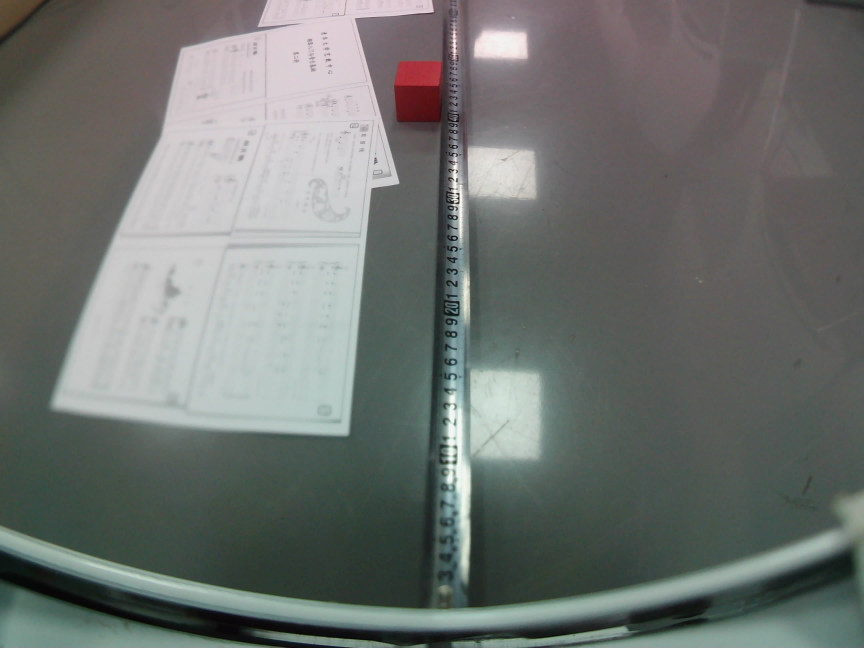
#> input picture 111.jpg, 2592 x 1944 px (shown at 1/3 size)
$ python calib_ruler_profile.py --image ../111.jpg
#> lines starting #> are read from the running program, lines starting #| are printed output that depends on the picture
#> in main, frame is the input picture: shape (1944, 2592, 3); mean B, G, R 111.6, 114.7, 110.5
#| 读入: ../111.jpg  2592x1944
# -*- coding: utf-8 -*-
"""标尺刻度 → 距离公式标定辅助（tools/calib_ruler_profile.py）

为什么需要它
------------
把一张"地上摆着卷尺"的照片变成「像素 ↔ 地面距离」公式，有两条路：

- **凭眼睛在图上画整条横线**（上一版做法）。精度不够，而且**极易把配对搞反**。
  2026-09-25 复核发现：标尺帧上明明标着"70 在最上、2 在最下"，
  分析脚本却把最上面那条当成了 2cm；而当初用来"确认配对"的交比检验对
  反转不变，根本区分不了正反。两者相差 6 倍（349.6px vs 58.7px）。
- **在图上精确点击标尺刻度**（本工具）。每个刻度点一次，带缩放与十字线，
  误差可比画线小一个量级；距离值由点击顺序决定，结构上不可能配反。

本工具还顺手做三件事：
  1. 拟合后直接用**厘米**报残差（不是只报像素），因为最终要的是距离精度；
  2. 同时给"自由射影模型"和"物理相机模型（含畸变）"的结果，看得出畸变
     到底有没有帮忙；
  3. 检查 y 随距离的走向，走向反了会明确报警。

用法
----
    # 交互点击（推荐）：按提示顺序点标尺刻度。**不需要任何已知参数。**
    python tools/calib_ruler_profile.py --image photo.jpg

    # 只关心近段（起跨点要的是近距零点精度）
    python tools/calib_ruler_profile.py --image photo.jpg --dists 2,3,4,5,6,8,10,15,20

    # 已有像素点，只重算拟合
    python tools/calib_ruler_profile.py --image photo.jpg --px "1200,1819;1210,1401" \
        --dists 2,10 --fit-only

不需要猜任何东西
----------------
**刻度平面高度、俯角、零点偏移三个量全部由拟合解出**，不要再传"高度大概
34.5、卷尺大概厚 1cm"这类猜测值当默认——那只会给出一个看着确定、其实建立
在猜测上的数。实测（合成数据 + 2px 点击噪声）：三个量都解得出来，
零点偏移只飘 ±0.16cm。

两条现场口径（工具已自动处理，写在这里免得再踩）
------------------------------------------------
**① 卷尺零点压在机器人脚尖上。** 光心的地面投影点现场根本找不到，不要让人
去测它——解出来的"零点偏移"就是「脚尖 → 光心地面投影」的纵向距离。

⚠ `core/ground_homography.py` 的 `CAMERA_TO_BODY_FORWARD_CM = 4.0` 是**仿真参数**，
不是实测值，不能拿它当这个偏移的真值对照。

**② 刻度印在卷尺上表面，比地面高约 1cm**，所以刻度点**不是地面点**。
工具解出的是「光心离**刻度平面**的高度」——卷尺厚度与相机高度在模型里只以
差值出现，**永远分不开**，所以不必也不能分开给。要量**地面**目标时还得把
卷尺厚度加回去，影响约 λ/h 的比例（40cm 约 1cm，2cm 仅 0.06cm，对起跨点无所谓）。

⚠ 零点偏移在自由射影模型下**不可辨识**（`y=(a+bd)/(c+d)` 对 d 平移不变，
实测偏移 ±10cm 残差一字不变），只有物理模型解得出来。

交互
----
    左键   记录当前待点的刻度
    滚轮   以光标为中心缩放（点刻度必须放大，否则差几个像素）
    右键拖动 / 方向键   平移
    n 跳过当前刻度   u 撤销   r 重置
    f 拟合并打印     s 保存 JSON    q/ESC 退出
"""

import argparse
import json
import os
import sys
from datetime import datetime

if __package__ in (None, ""):
    sys.path.insert(0, os.path.dirname(os.path.dirname(os.path.abspath(__file__))))

import cv2
import numpy as np

from core.camera_config import CAMERA_DISTORTION, CAMERA_INTRINSIC
from core.paths import RESULT_DIR

DEFAULT_OUT = os.path.join(RESULT_DIR, "ruler_profile.json")
#: 默认刻度序列：近段密（起跨点看的就是近段），远段疏
DEFAULT_DISTS = [2, 3, 4, 5, 6, 8, 10, 12, 15, 20, 25, 30]

WIN_W, WIN_H = 1280, 900
MAG_SIZE = 300            # 放大镜面板边长（显示像素），内部是 120x120 原生像素


# =====================================================================
# 拟合
# =====================================================================

def _ls(fun, x0, **kw):
    from scipy.optimize import least_squares
    return least_squares(fun, x0, **kw)


# [381 lines left out: functions fit_mobius, inv_mobius, phys_y, inv_phys, fit_phys, fit_all and 5 more, not called in this run]


# =====================================================================
# 交互
# =====================================================================

class RulerClicker:
    """带缩放/平移的刻度点击器（缩放着实必要：刻度是细线，不放大点不准）

    2026-09-25 修四个 bug：
    1. `elif event == MOUSEMOVE and self.drag` 写在 `if event == MOUSEMOVE`
       之后 -> 右键拖动平移是**死代码**，根本不能用。现在合并进同一分支。
    2. 视图矩形允许超出图像（clip 上限是 2 倍图宽），且不夹紧 -> 显示被拉伸
       变形，坐标读出还能超出图像（实测出现过 y=2189 > 1944）。现在 clamp_view
       保证矩形始终在图内、且与窗口同比例。
    3. 窗口固定 1280x900 而图是 2592x1944（宽高比不同）-> 一开局画面就已经
       横向拉伸 6.7%。现在显示高度按图的比例算。
    4. docstring 写了"方向键平移"但没实现 -> 现在补上（含 Windows/Linux 两种
       扩展键码），并加 +/- 缩放与 0 复位。
    """

    #: 方向键的扩展键码（Windows 与 Linux 两套都收）
    _ARROWS = {
        2424832: (-1, 0), 2490368: (0, 1), 2555904: (1, 0), 2621440: (0, -1),
        0xFF51: (-1, 0), 0xFF52: (0, -1), 0xFF53: (1, 0), 0xFF54: (0, 1),
    }

    def __init__(self, frame, dists, out_path, image_path=None, pitch=None,
                 lock_height=None, ruler_thickness=None, drop=None):
#> called with out_path = 'archive/result/ruler_profile.json', image_path = '../111.jpg'
        self.img = frame
        self.h, self.w = frame.shape[:2]
#> self.h = 1944; self.w = 2592
        self.dists = list(dists)
        self.out_path = out_path
        self.image_path = image_path
        self.pitch = pitch
        self.lock_height = lock_height
        self.ruler_thickness = ruler_thickness
        self.drop = list(drop) if drop else []
        self.points = []          # [(d_cm, x_px, y_px)]
        self.skipped = []
        self.i = 0
        # 显示高度跟着图的比例走，避免拉伸变形
        self.aspect = self.w / float(self.h)
#> self.aspect = 1.33
        self.win_h = int(round(WIN_W / self.aspect))
#> self.win_h = 960
        self.win = "calib_ruler_profile"
        self.cursor = None
        self.drag = None
        self.reset_view()

    # ---- 视口 ----
    def reset_view(self):
        self.vw = float(self.w)
#> self.vw = 2592
        self.vh = float(self.h)
#> self.vh = 1944
        self.x0 = 0.0
        self.y0 = 0.0
        self.clamp_view()

    def clamp_view(self):
        """视口必须留在图内，且与窗口同比例（否则 resize 会拉伸变形）"""
        self.vw = float(np.clip(self.vw, 24.0, float(self.w)))
        self.vh = self.vw / self.aspect
        if self.vh > self.h:
            self.vh = float(self.h)
            self.vw = self.vh * self.aspect
        self.x0 = float(np.clip(self.x0, 0.0, self.w - self.vw))
#> self.x0 = 0
        self.y0 = float(np.clip(self.y0, 0.0, self.h - self.vh))
#> self.y0 = 0

    def to_native(self, u, v):
        return (self.x0 + u * self.vw / WIN_W,
                self.y0 + v * self.vh / self.win_h)

    def to_disp(self, x, y):
        return ((x - self.x0) * WIN_W / self.vw,
                (y - self.y0) * self.win_h / self.vh)

    # [41 lines left out: functions zoom, pan, on_mouse, record, not called in this run]

    # ---- 绘制 ----
    def render(self):
        cx0, cy0 = int(round(self.x0)), int(round(self.y0))
#> cx0 = 0; cy0 = 0
        cx1 = min(self.w, int(round(self.x0 + self.vw)))
#> cx1 = 2592
        cy1 = min(self.h, int(round(self.y0 + self.vh)))
#> cy1 = 1944
        if cx1 <= cx0 or cy1 <= cy0:
            return False
        crop = self.img[cy0:cy1, cx0:cx1]
        # 视口与窗口同比例，所以这一步不会拉伸
        vis = cv2.resize(crop, (WIN_W, self.win_h),
                         interpolation=cv2.INTER_NEAREST)

        for d, px, py in self.points:
            u, v = self.to_disp(px, py)
            cv2.drawMarker(vis, (int(u), int(v)), (0, 255, 0),
                           cv2.MARKER_CROSS, 26, 2)
            cv2.putText(vis, f"{d:.0f}", (int(u) + 12, int(v) - 10),
                        cv2.FONT_HERSHEY_SIMPLEX, 0.7, (0, 255, 0), 2)

        if self.cursor:
            u, v = self.cursor
            nx, ny = self.to_native(u, v)
            cv2.line(vis, (u, 0), (u, self.win_h), (0, 200, 255), 1)
            cv2.line(vis, (0, v), (WIN_W, v), (0, 200, 255), 1)
            cv2.putText(vis, f"({nx:.0f},{ny:.0f})  显示 {WIN_W / self.vw:.2f}x"
                             f"  [+/- 缩放  右键拖 0 复位]",
                        (12, self.win_h - 12), cv2.FONT_HERSHEY_SIMPLEX, 0.55,
                        (0, 200, 255), 2)
            # 放大镜：光标处的原生像素常驻放大，缩放不到位也能点准
            M = 60          # 原生半径
            S = MAG_SIZE    # 面板边长（显示像素）
            gx0 = int(np.clip(nx - M, 0, max(0, self.w - 2 * M)))
            gy0 = int(np.clip(ny - M, 0, max(0, self.h - 2 * M)))
            patch = self.img[gy0:gy0 + 2 * M, gx0:gx0 + 2 * M]
            if patch.size:
                mag = cv2.resize(patch, (S, S), interpolation=cv2.INTER_NEAREST)
                # 光标在该 patch 里的位置（不是永远正中，边缘时不撒谎）
                cu = int((nx - gx0) / (2 * M) * S)
                cv_disp = int((ny - gy0) / (2 * M) * S)
                cv2.line(mag, (cu, 0), (cu, S), (0, 200, 255), 1)
                cv2.line(mag, (0, cv_disp), (S, cv_disp), (0, 200, 255), 1)
                ox, oy = WIN_W - S - 10, self.win_h - S - 10
                vis[oy:oy + S, ox:ox + S] = mag
                cv2.rectangle(vis, (ox, oy), (ox + S, oy + S), (0, 200, 255), 2)

        if self.i < len(self.dists):
            tip = (f"click #{self.i + 1}: d = {self.dists[self.i]:.0f} cm  |  "
                   f"wheel or +/- zoom   right-drag pan   0 reset")
        else:
            tip = "all ticks clicked  |  f fit  s save  u undo  0 reset"
        cv2.putText(vis, tip, (12, 28), cv2.FONT_HERSHEY_SIMPLEX, 0.62,
                    (0, 255, 255), 2)
        cv2.putText(vis, f"n skip  u undo  r reset  f fit  s save  q quit "
                         f"({len(self.points)} pts)",
                    (12, 54), cv2.FONT_HERSHEY_SIMPLEX, 0.55, (0, 255, 255), 1)
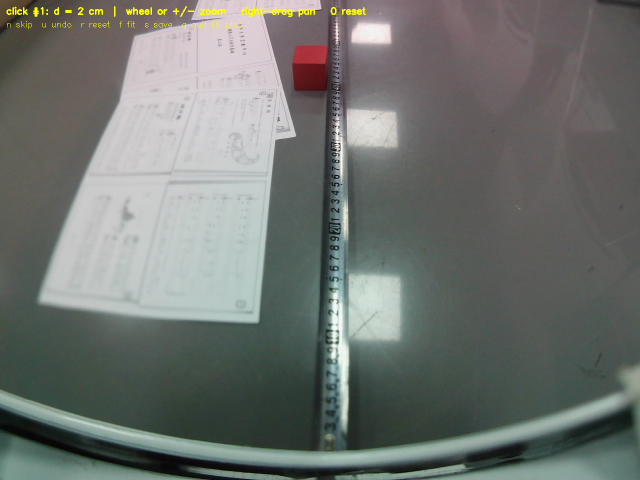
#> vis: shape (960, 1280, 3) (shown at 1/2 size); mean B, G, R 111.1, 115.2, 110.9
        cv2.imshow(self.win, vis)
        return True

    def run(self):
        print("\n标尺刻度点击标定：按提示顺序点击刻度")
        print(f"待点刻度（cm）：{self.dists}")
        print("放大后再点（刻度是细线）：滚轮或 +/- 缩放，右键拖动平移，0 复位；"
              "点完按 f 看拟合，s 保存")
        cv2.namedWindow(self.win, cv2.WINDOW_AUTOSIZE)
        cv2.setMouseCallback(self.win, self.on_mouse)
        if not self.render():
            print("图像为空")
            return None
        res = None
        while True:
            k = cv2.waitKeyEx(20)
#> (key q is pressed here)
#> k = 113
            kc = k & 0xFF
#> kc = 113
            if kc in (27, ord("q")):
                break
            if k in self._ARROWS:
                dx, dy = self._ARROWS[k]
                self.pan(dx * 40, dy * 40)
            elif kc in (ord("+"), ord("=")):
                self.zoom(1.4, WIN_W // 2, self.win_h // 2)
            elif kc in (ord("-"), ord("_")):
                self.zoom(1 / 1.4, WIN_W // 2, self.win_h // 2)
            elif kc == ord("0"):
                self.reset_view()
                print("  视口复位")
            elif kc == ord("u") and self.points:
                d, _, _ = self.points.pop()
                self.i = max(0, self.i - 1)
                print(f"  撤销 d={d:.0f}cm")
            elif kc == ord("n"):
                if self.i < len(self.dists):
                    self.skipped.append(self.dists[self.i])
                    print(f"  跳过 d={self.dists[self.i]:.0f}cm")
                    self.i += 1
            elif kc == ord("r"):
                self.points, self.skipped, self.i = [], [], 0
                print("  已重置")
            elif kc == ord("f"):
                res = self.fit_and_report()
            elif kc == ord("s"):
                res = self.fit_and_report(save=True)
            self.render()
        cv2.destroyAllWindows()
        return res

    # [23 lines left out: function fit_and_report, not called in this run]


# =====================================================================
# 入口
# =====================================================================

def _parse_floats(s):
    return [float(v) for v in s.replace("，", ",").split(",") if v.strip()]


# [9 lines left out: function _parse_px, not called in this run]


def parse_args():
    ap = argparse.ArgumentParser(description="标尺刻度 → 距离公式标定辅助")
    ap.add_argument("--image", required=True, help="标尺照片（原生分辨率）")
    ap.add_argument("--dists", default=None,
                    help="按点击顺序对应的距离(cm)，逗号分隔；缺省用内置序列")
    ap.add_argument("--offset", type=float, default=0.0,
                    help="已知零点偏移(cm)时先加上；**不知道就别填**，缺省由拟合解出")
    ap.add_argument("--ruler-thickness", type=float, default=None,
                    help="卷尺厚度(cm)：量出来的（卡尺/尺子比一下），不是猜的。"
                         "给了它才会输出对地面目标的映射（读数 × (1+λ/h_eff)）；"
                         "不给则形状照样对，只是绝对刻度偏小约 λ/h_eff（λ=1cm 约 3%）")
    ap.add_argument("--lock-height", type=float, default=None,
                    help="可选：锁死『光心离刻度平面的高度』(cm) 做交叉校验。"
                         "缺省不锁——三个参数全自由，不需要任何猜测值")
    ap.add_argument("--drop", default=None,
                    help="剔除坏点：刻度读数逗号分隔（先跑一遍看逐点残差表）")
    ap.add_argument("--px", default=None, help="脚本模式：像素点 'x,y;x,y;...'")
    ap.add_argument("--fit-only", action="store_true", help="只算拟合，不开窗口")
    ap.add_argument("--pitch", type=int, default=None, help="记录用：俯仰脉宽")
    ap.add_argument("--out", default=DEFAULT_OUT, help=f"输出 JSON，默认 {DEFAULT_OUT}")
    return ap.parse_args()


def main():
    args = parse_args()
    frame = cv2.imread(args.image)
    if frame is None:
        print(f"读图失败: {args.image}")
        sys.exit(1)
    print(f"读入: {args.image}  {frame.shape[1]}x{frame.shape[0]}")
    dists = _parse_floats(args.dists) if args.dists else list(DEFAULT_DISTS)
    if args.offset:
        print(f"刻度读数统一加偏移 {args.offset:+.1f}cm（卷尺零点 -> 光心地面投影点）")
        dists = [d + args.offset for d in dists]

    if args.px:
        pts = _parse_px(args.px)
        if len(pts) != len(dists):
            print(f"点数不一致: px={len(pts)} dists={len(dists)}")
            sys.exit(1)
        res = report(dists, [p[1] for p in pts], x=[p[0] for p in pts],
                     lock_height=args.lock_height,
                     ruler_thickness=args.ruler_thickness,
                     drop=_parse_floats(args.drop) if args.drop else None)
        res.update({"image": args.image, "pitch": args.pitch,
                    "lock_height": args.lock_height,
                    "ruler_thickness_cm": args.ruler_thickness,
                    "created": datetime.now().strftime("%Y-%m-%d %H:%M:%S"),
                    "points": [{"d_cm": d, "x_px": p[0], "y_px": p[1]}
                               for d, p in zip(dists, pts)]})
        if not args.fit_only:
            os.makedirs(os.path.dirname(args.out), exist_ok=True)
            with open(args.out, "w", encoding="utf-8") as f:
                json.dump(res, f, ensure_ascii=False, indent=2)
            print(f"\n已保存: {args.out}")
        return

    RulerClicker(frame, dists, args.out, image_path=args.image,
                 pitch=args.pitch, lock_height=args.lock_height,
                 ruler_thickness=args.ruler_thickness,
                 drop=_parse_floats(args.drop) if args.drop else None).run()


if __name__ == "__main__":
    main()
